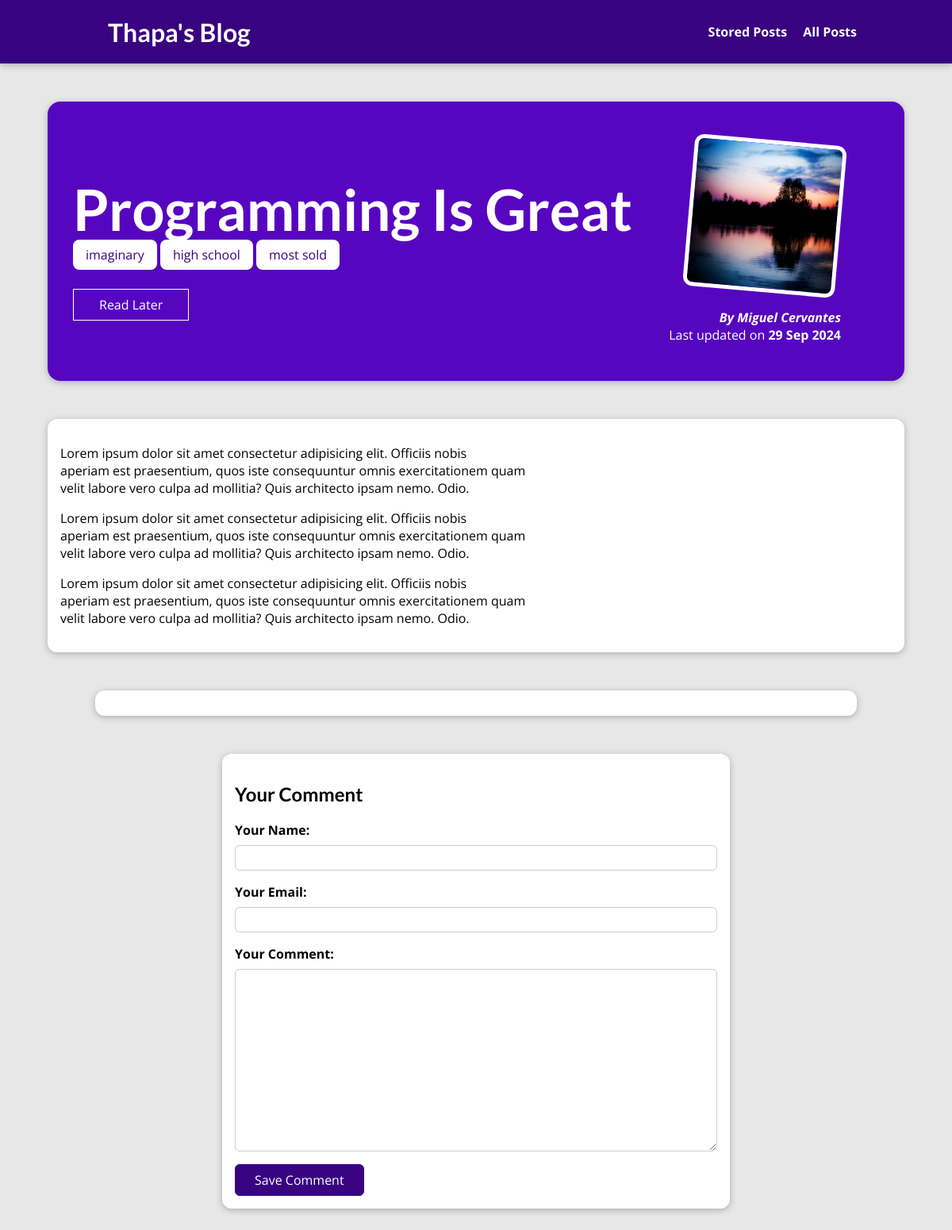
The app's page /posts/programming-is-fun, older data.
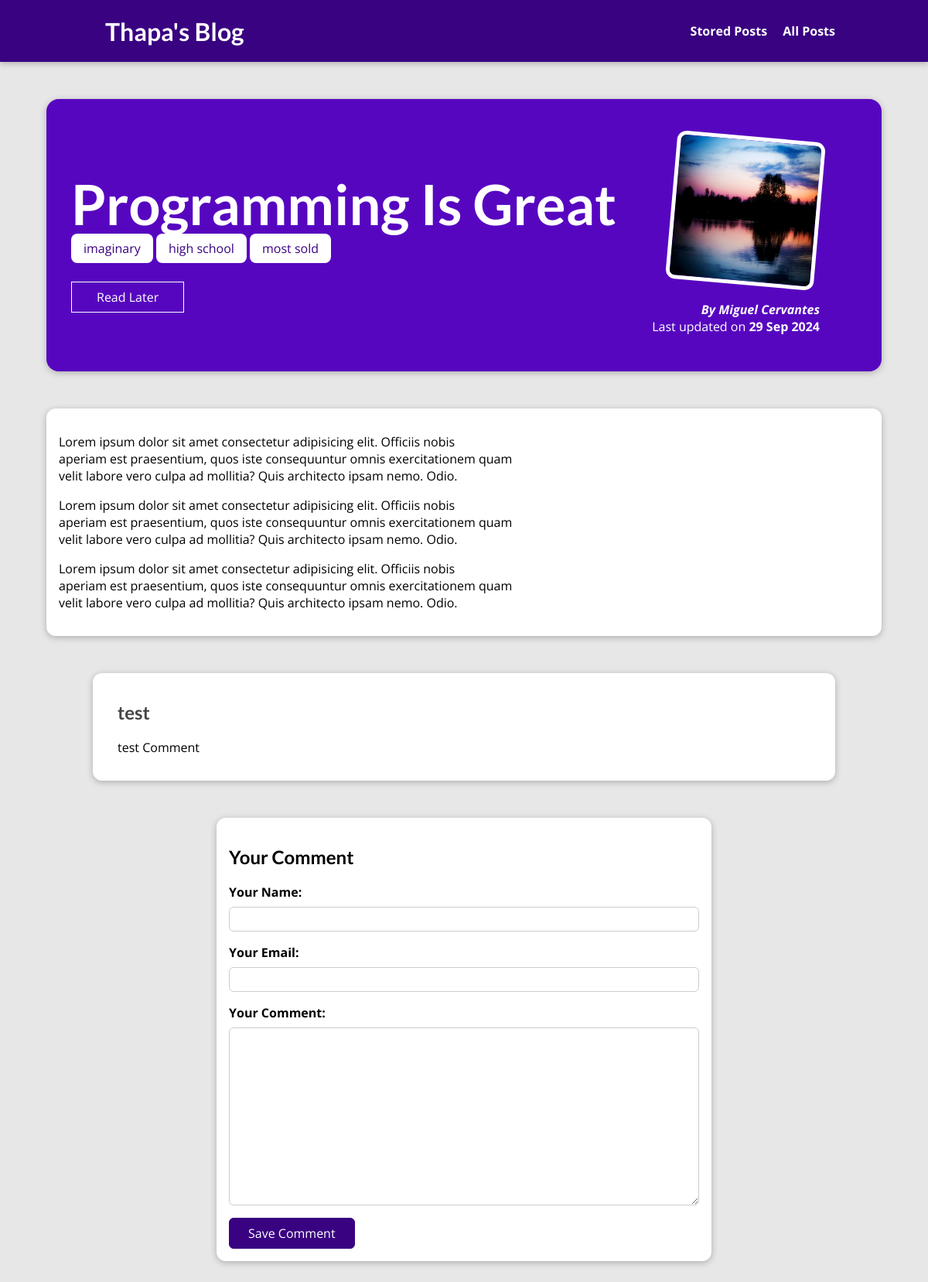
The same page, newer data.
### personal_blogs/models.py (models this page shows, shortened)
class Tag(models.Model):
    caption = models.CharField(max_length=20)

class Comment(models.Model):
    user_name = models.CharField(max_length=120)
    user_email = models.EmailField()
    text = models.TextField(max_length=400)
    post = models.ForeignKey(
        Post, on_delete=models.CASCADE, related_name="comments")

### personal_blogs/views.py (the view, shortened to what this page needs)
# urls.py: path("posts/<slug:slug>", views.SinglePostView.as_view(),
class SinglePostView(View):
    def is_stored_post(self, request, post_id):
        stored_posts = request.session.get("stored_posts")
        if stored_posts is not None:
            is_saved_for_later = post_id in stored_posts
        else:
            is_saved_for_later = False
        return is_saved_for_later
    def get(self, request, slug):
        post = Post.objects.get(slug=slug)
        context = {
            "post": post,
            "post_tags": post.tags.all(),
            "comment_form": CommentForm(),
            "comments": post.comments.all().order_by("-id"),
            "saved_for_later": self.is_stored_post(request, post.id)
        }
        return render(request, "personal_blogs/post-detail.html", context)

### personal_blogs/forms.py
class CommentForm(forms.ModelForm):
    class Meta:
        model = Comment
        exclude = ["post"]
        labels = {
            "user_name": "Your Name",
            "user_email": "Your Email",
            "text": "Your Comment"
        }

### personal_blogs/models.py (called while the page is built)
    def full_name(self):
        return f"{self.first_name} {self.last_name}"

    def __str__(self):
        return self.full_name()

### personal_blogs/templates/personal_blogs/post-detail.html (shortened to what this page needs)
{% extends "base.html" %}
{% load static %}
{% block css_files %}
  <link rel="stylesheet" href="{% static "personal_blogs/post.css" %}" />
  <link rel="stylesheet" href="{% static "personal_blogs/post-detail.css" %}" />
{% endblock %}
{% block content %}
<section id="summary">
  <h2>{{ post.title }}</h2>
  <div>
    {% for tag in post_tags %}
      <span class="tag">{{ tag.caption }}</span>
    {% endfor %}
  </div>
  <div id="read-later">
    <form action="{% url "read-later" %}" method="POST">
      <button>
        {% if saved_for_later %}
          Remove from "Read Later" List
        {% else %}
          Read Later
        {% endif %}
      </button>
    </form>
  </div>
  <article>
    <img src="{{ post.image.url }}">
    <address>By <a href="mailto:{{ post.author.email_address }}">{{ post.author }}</a></address>
    <div>Last updated on <time>{{ post.date|date:"d M Y" }}</time></div>
  </article>
</section>
<main>
  {{ post.content|linebreaks }}
</main>
<section id="comments">
  <ul>
    {% for comment in comments %}
      <li>
        <h2>{{ comment.user_name }}</h2>
        <p>{{ comment.text|linebreaks }}</p>
      </li>
    {% endfor %}
  </ul>
</section>
<section id="comment-form">
  <h2>Your Comment</h2>
  <form action="{% url "post-detail" post.slug %}" method="POST">
    {% for form_field in comment_form %}
      <div class="form-control {% if form_field.errors %}invalid{% endif %}">
        {{ form_field.label_tag }}
        {{ form_field }}
      </div>
    {% endfor %}
    <button>Save Comment</button>
  </form>
</section>
{% endblock %}

Row changes from the older to the newer data that the page shows:
added Comment: user_name "test", text "test Comment"
